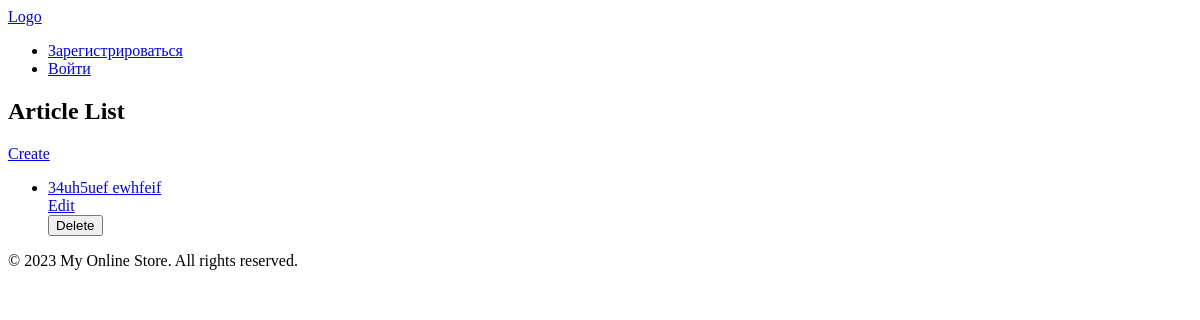
/articles/, run on an earlier commit of the app's database.
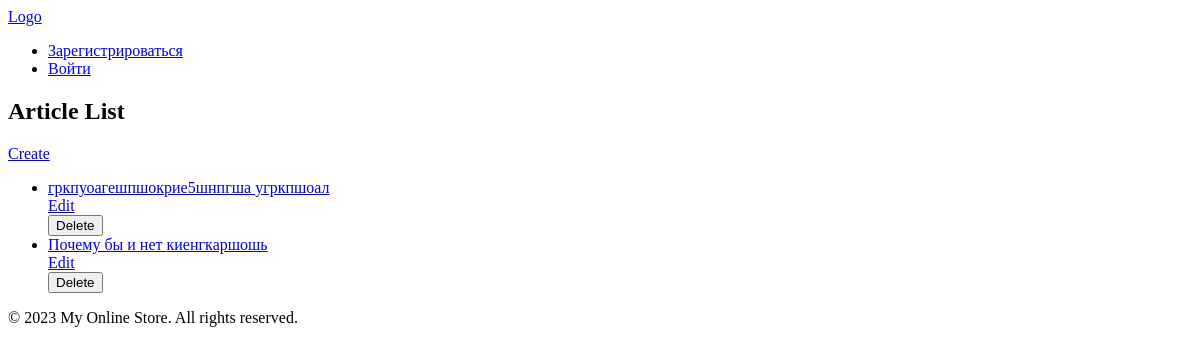
And on a later commit of the database.
### articles/models.py (models this page shows, shortened)
class Article(models.Model):
    channel = models.ForeignKey(Channel, on_delete=models.CASCADE)
    article_title = models.CharField(max_length=100)
    article_description = models.TextField()
    article_created_date = models.DateField(auto_now_add=True)

### articles/views.py (the view)
# urls.py: path('', article_list, name='article_list'),
def article_list(request):
    articles = Article.objects.all()
    return render(request, 'articles/article_list.html', {'articles': articles})

### articles/templates/articles/article_list.html (shortened to what this page needs)
{% extends 'base.html' %}
{% load static %}
{% load custom_filters %}
{% block content %}
  <div class="articles">
    <h2>Article List</h2>
    <a href="{% url 'create_article' %}">Create</a>
    <ul>
      {% for article in articles %}
        <li>
          <a href="{% url 'article_detail' article_id=article.id %}" class="articles">
            <div>
              {{ article.article_title }}
              {{ article.article_description }}
            </div>
          </a>
          <a href="{% url 'edit_article' article.id %}">Edit</a>
          <form action="{% url 'delete_article' article.id %}" method="post">
            <button type="submit">Delete</button>
          </form>
        </li>
      {% endfor %}
    </ul>
  </div>
{% endblock %}

What changed in the data, as far as the page shows it:
removed Article: article_title "34uh5uef", article_description "ewhfeif"
added Article: article_title "гркпуоагешпшокрие5шнпгша", article_description "угркпшоал"
added Article: article_title "Почему бы и нет", article_description "киенгкаршошь"
